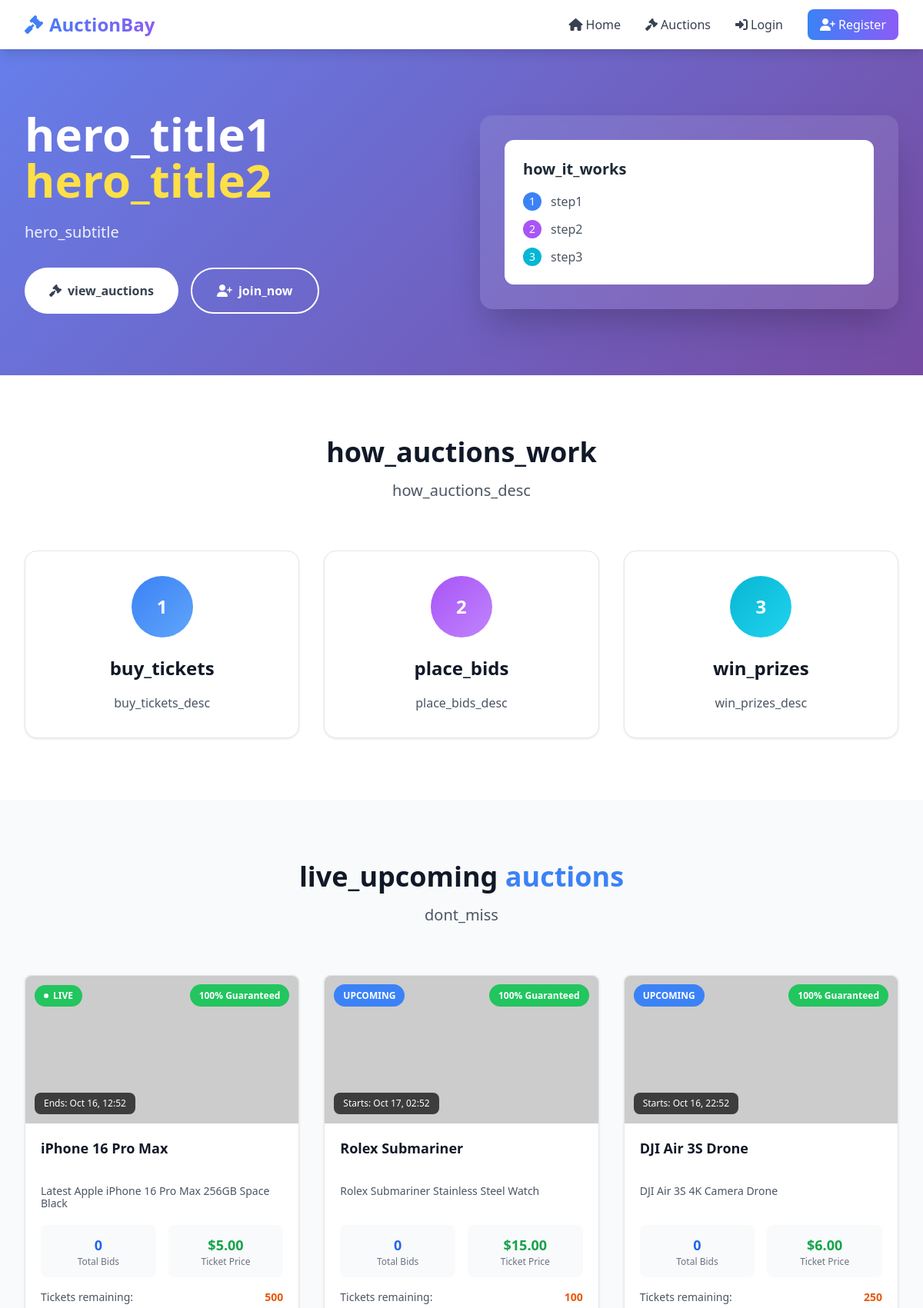
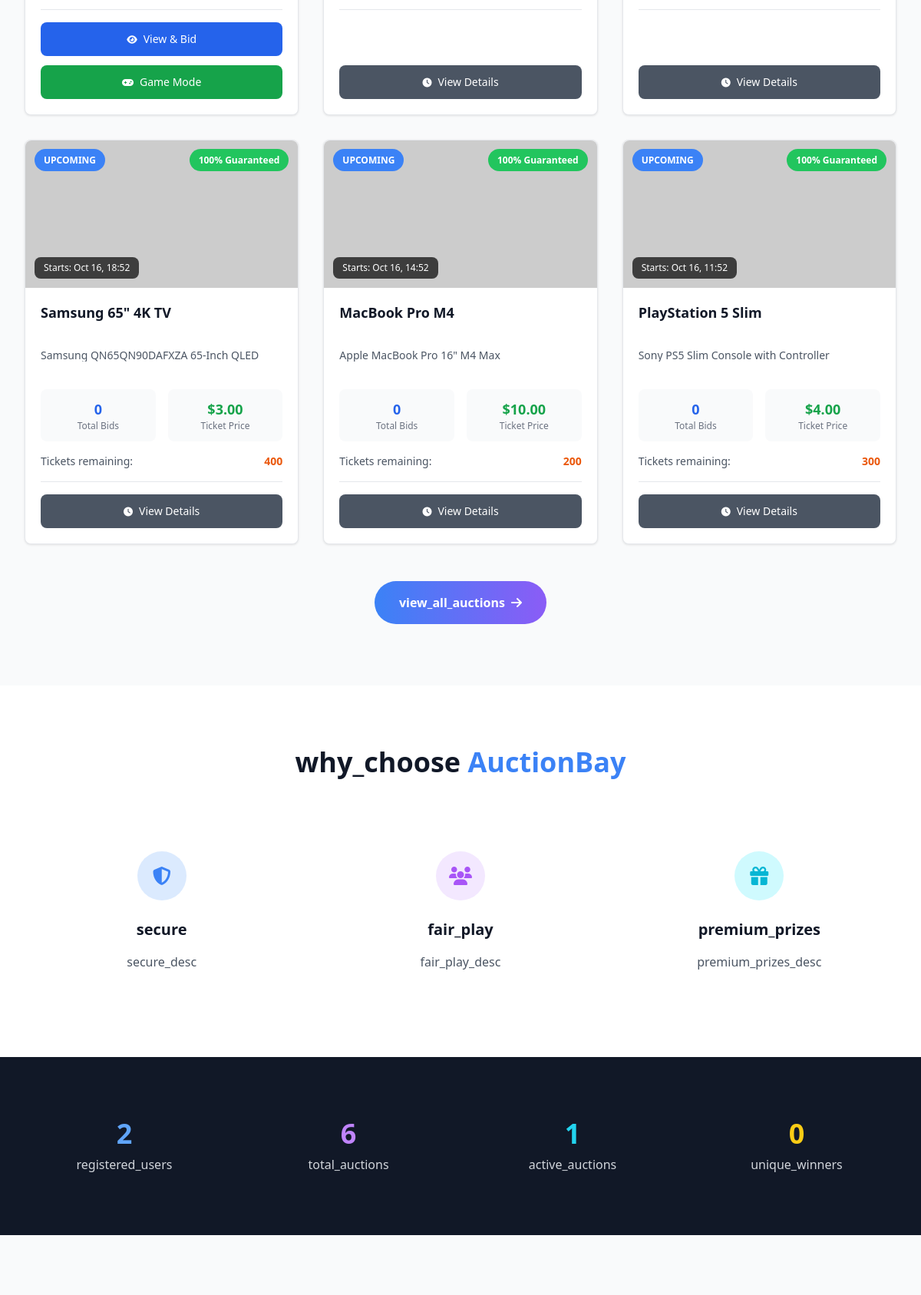
The page / (upper part) on the database its author committed (2 pictures, top to bottom).
### tables this page shows
CREATE TABLE IF NOT EXISTS `auctions` (
    `id` INT PRIMARY KEY AUTO_INCREMENT,
    `title` VARCHAR(255) NOT NULL,
    `description` TEXT,
    `image_url` VARCHAR(500),
    `start_time` DATETIME NOT NULL,
    `end_time` DATETIME NOT NULL,
    `ticket_price` DECIMAL(10, 2) NOT NULL,
    `total_tickets` INT NOT NULL,
    `tickets_sold` INT DEFAULT 0,
    `bids_per_ticket` INT DEFAULT 5,
    `guaranteed` BOOLEAN DEFAULT TRUE,
    `status` ENUM('upcoming', 'active', 'completed', 'cancelled') DEFAULT 'upcoming',
    `winner_id` INT,
    `created_at` TIMESTAMP DEFAULT CURRENT_TIMESTAMP,
    `updated_at` TIMESTAMP DEFAULT CURRENT_TIMESTAMP ON UPDATE CURRENT_TIMESTAMP,
    FOREIGN KEY (`winner_id`) REFERENCES `users`(`id`),
    INDEX `idx_status` (`status`),
    INDEX `idx_end_time` (`end_time`)
);

### includes/auction-card.php (the view, shortened to what the rows shown need)
<?php
$bid_query = "SELECT COUNT(*) FROM bids WHERE auction_id = ?";
$bid_stmt = $db->prepare($bid_query);
$bid_stmt->execute([$auction['id']]);
$bid_count = $bid_stmt->fetchColumn();
$description = htmlspecialchars($auction['description']);
?>
<div class="auction-card h-full flex flex-col bg-white rounded-lg border border-gray-200 transition-all duration-300 hover:shadow-md hover:border-gray-300">
    <div class="relative h-48 overflow-hidden flex-shrink-0 rounded-t-lg">
        <img src="<?= $auction['image_url'] ? $auction['image_url'] : asset('images/no-image.jpg') ?>"
             alt="<?= htmlspecialchars($auction['title']) ?>"
             class="w-full h-full object-cover">
        <div class="absolute top-3 left-3">
            <?php if ($auction['status'] === 'active'): ?>
                <span class="bg-green-500 text-white px-3 py-1.5 rounded-full text-xs font-semibold flex items-center">
                    <span class="w-1.5 h-1.5 bg-white rounded-full mr-1.5 animate-pulse"></span>
                    LIVE
                </span>
            <?php elseif ($auction['status'] === 'upcoming'): ?>
                <span class="bg-blue-500 text-white px-3 py-1.5 rounded-full text-xs font-semibold">
                    UPCOMING
                </span>
            <?php elseif ($auction['status'] === 'completed'): ?>
                <span class="bg-red-500 text-white px-3 py-1.5 rounded-full text-xs font-semibold">
                    ENDED
                </span>
            <?php endif; ?>
        </div>
        <div class="absolute top-3 right-3">
            <span class="bg-green-500 text-white px-3 py-1.5 rounded-full text-xs font-semibold">
                100% Guaranteed
            </span>
        </div>
        <?php if ($auction['status'] === 'active' || $auction['status'] === 'upcoming'): ?>
            <div class="absolute bottom-3 left-3 bg-black/70 backdrop-blur-sm text-white px-3 py-1.5 rounded-lg text-xs">
                <?php if ($auction['status'] === 'active'): ?>
                    Ends: <?= date('M j, H:i', strtotime($auction['end_time'])) ?>
                <?php else: ?>
                    Starts: <?= date('M j, H:i', strtotime($auction['start_time'])) ?>
                <?php endif; ?>
            </div>
        <?php elseif ($auction['status'] === 'completed'): ?>
            <div class="absolute bottom-3 left-3 bg-black/70 backdrop-blur-sm text-white px-3 py-1.5 rounded-lg text-xs">
                Ended: <?= date('M j, H:i', strtotime($auction['end_time'])) ?>
            </div>
        <?php endif; ?>
    </div>
    <div class="p-5 flex flex-col flex-grow">
        <div class="mb-3" style="height: 48px;">
            <h3 class="text-lg font-bold text-gray-900 line-clamp-2 leading-6"><?= htmlspecialchars($auction['title']) ?></h3>
        </div>
        <div class="mb-4" style="height: 36px;">
            <p class="text-gray-600 text-sm line-clamp-2 leading-4"><?= $description ?></p>
        </div>
        <div class="grid grid-cols-2 gap-4 mb-4">
            <div class="text-center p-3 bg-gray-50 rounded-lg">
                <div class="text-lg font-bold text-blue-600"><?= $bid_count ?></div>
                <div class="text-xs text-gray-500">Total Bids</div>
            </div>
            <div class="text-center p-3 bg-gray-50 rounded-lg">
                <div class="text-lg font-bold text-green-600">$<?= number_format($auction['ticket_price'], 2) ?></div>
                <div class="text-xs text-gray-500">Ticket Price</div>
            </div>
        </div>
        <div class="flex items-center justify-between mb-4 text-sm">
            <span class="text-gray-600">Tickets remaining:</span>
            <span class="font-semibold text-orange-600"><?= number_format($auction['total_tickets']) ?></span>
        </div>
        <div class="border-t border-gray-200 mb-4"></div>
        <div class="space-y-3 mt-auto">
            <?php if ($auction['status'] === 'active'): ?>
                <a href="<?= url("auctions/view.php?id={$auction['id']}") ?>"
                   class="w-full bg-blue-600 text-white py-3 px-4 rounded-lg font-medium text-center block text-sm transition-colors duration-200 hover:bg-blue-700">
                    <i class="fas fa-eye mr-2 text-xs"></i>View & Bid
                </a>
                <a href="<?= url("auctions/game-mode.php?id={$auction['id']}") ?>"
                   class="w-full bg-green-600 text-white py-3 px-4 rounded-lg font-medium text-center block text-sm transition-colors duration-200 hover:bg-green-700">
                    <i class="fas fa-gamepad mr-2 text-xs"></i>Game Mode
                </a>
            <?php elseif ($auction['status'] === 'upcoming'): ?>
                <a href="<?= url("auctions/view.php?id={$auction['id']}") ?>"
                   class="w-full bg-gray-600 text-white py-3 px-4 rounded-lg font-medium text-center block text-sm transition-colors duration-200 hover:bg-gray-700">
                    <i class="fas fa-clock mr-2 text-xs"></i>View Details
                </a>
            <?php endif; ?>
        </div>
    </div>
</div>

### index.php (shortened to what the rows shown need)
<?php
require_once 'config/config.php';
$lang = $_GET['lang'] ?? $_SESSION['lang'] ?? 'en';
$translations = require __DIR__ . "/lang/$lang.php";
function t($key) {
    global $translations;
    return $translations[$key] ?? $key;
}
$database = new Database();
$db = $database->getConnection();
$query = "SELECT * FROM auctions
          WHERE status IN ('upcoming', 'active', 'completed')
          ORDER BY
            CASE status
                WHEN 'active' THEN 1
                WHEN 'upcoming' THEN 2
                WHEN 'completed' THEN 3
            END,
            CASE
                WHEN status = 'completed' THEN end_time
                ELSE start_time
            END DESC
          LIMIT 6";
$stmt = $db->prepare($query);
$stmt->execute();
$auctions = $stmt->fetchAll(PDO::FETCH_ASSOC);
?>
<!DOCTYPE html>
<html lang="<?= $lang ?>">
<head>
    <script src="https://cdn.tailwindcss.com"></script>
    <link rel="stylesheet" href="https://cdnjs.cloudflare.com/ajax/libs/font-awesome/6.4.0/css/all.min.css">
    <link rel="stylesheet" href="<?= asset('css/custom.css') ?>">
</head>
<body class="bg-gray-50">
    <?php include 'includes/navbar.php'; ?>
    <section class="gradient-bg text-white py-20">
        <div class="max-w-7xl mx-auto px-4 sm:px-6 lg:px-8">
            <div class="grid grid-cols-1 lg:grid-cols-2 gap-12 items-center">
                <div class="text-center lg:text-left">
                    <h1 class="text-5xl lg:text-6xl font-bold mb-6 leading-tight">
                        <?= t('hero_title1') ?>
                        <span class="text-yellow-300"><?= t('hero_title2') ?></span>
                    </h1>
                </div>
            </div>
        </div>
    </section>
    <section id="how-it-works" class="py-20 bg-white">
        <div class="max-w-7xl mx-auto px-4 sm:px-6 lg:px-8">
            <div class="text-center mb-16">
                <h2 class="text-4xl font-bold text-gray-900 mb-4">
                    <?= t('how_auctions_work') ?>
                </h2>
            </div>
        </div>
    </section>
    <section id="auctions" class="py-20 bg-gray-50">
        <div class="max-w-7xl mx-auto px-4 sm:px-6 lg:px-8">
            <div class="text-center mb-16">
                <h2 class="text-4xl font-bold text-gray-900 mb-4">
                    <?= t('live_upcoming') ?> <span class="text-blue-500"><?= t('auctions') ?></span>
                </h2>
            </div>
            <div class="grid grid-cols-1 md:grid-cols-2 lg:grid-cols-3 gap-8">
                <?php if (!empty($auctions)): ?>
                    <?php foreach($auctions as $auction): ?>
                        <?php include 'includes/auction-card.php'; ?>
                    <?php endforeach; ?>
                <?php endif; ?>
            </div>
        </div>
    </section>
    <section class="py-20 bg-white">
        <div class="max-w-7xl mx-auto px-4 sm:px-6 lg:px-8">
            <div class="text-center mb-16">
                <h2 class="text-4xl font-bold text-gray-900 mb-4">
                    <?= t('why_choose') ?> <span class="text-blue-500"><?= SITE_NAME ?></span>
                </h2>
            </div>
        </div>
    </section>
</body>
</html>

### rows shown on the page
auctions: status "active" (drawn), end_time "Oct 16, 12:52", title "iPhone 16 Pro Max", description "Latest Apple iPhone 16 Pro Max 256GB Space Black", bid_count "0", ticket_price "5.00", total_tickets "500"
auctions: status "UPCOMING", start_time "Oct 17, 02:52", title "Rolex Submariner", description "Rolex Submariner Stainless Steel Watch", bid_count "0", ticket_price "15.00", total_tickets "100"
auctions: status "UPCOMING", start_time "Oct 16, 22:52", title "DJI Air 3S Drone", description "DJI Air 3S 4K Camera Drone", bid_count "0", ticket_price "6.00", total_tickets "250"
auctions: status "UPCOMING", start_time "Oct 16, 18:52", title "Samsung 65\" 4K TV", description "Samsung QN65QN90DAFXZA 65-Inch QLED", bid_count "0", ticket_price "3.00", total_tickets "400"
auctions: status "UPCOMING", start_time "Oct 16, 14:52", title "MacBook Pro M4", description "Apple MacBook Pro 16\" M4 Max", bid_count "0", ticket_price "10.00", total_tickets "200"
auctions: status "UPCOMING", start_time "Oct 16, 11:52", title "PlayStation 5 Slim", description "Sony PS5 Slim Console with Controller", bid_count "0", ticket_price "4.00", total_tickets "300"

### other values the page prints
t('hero_title1') "hero_title1"
t('hero_title2') "hero_title2"
t('hero_subtitle') "hero_subtitle"
t('view_auctions') "view_auctions"
t('join_now') "join_now"
t('how_it_works') "how_it_works"
t('step1') "step1"
t('step2') "step2"
t('step3') "step3"
t('how_auctions_work') "how_auctions_work"
t('how_auctions_desc') "how_auctions_desc"
t('buy_tickets') "buy_tickets"
t('buy_tickets_desc') "buy_tickets_desc"
t('place_bids') "place_bids"
t('place_bids_desc') "place_bids_desc"
